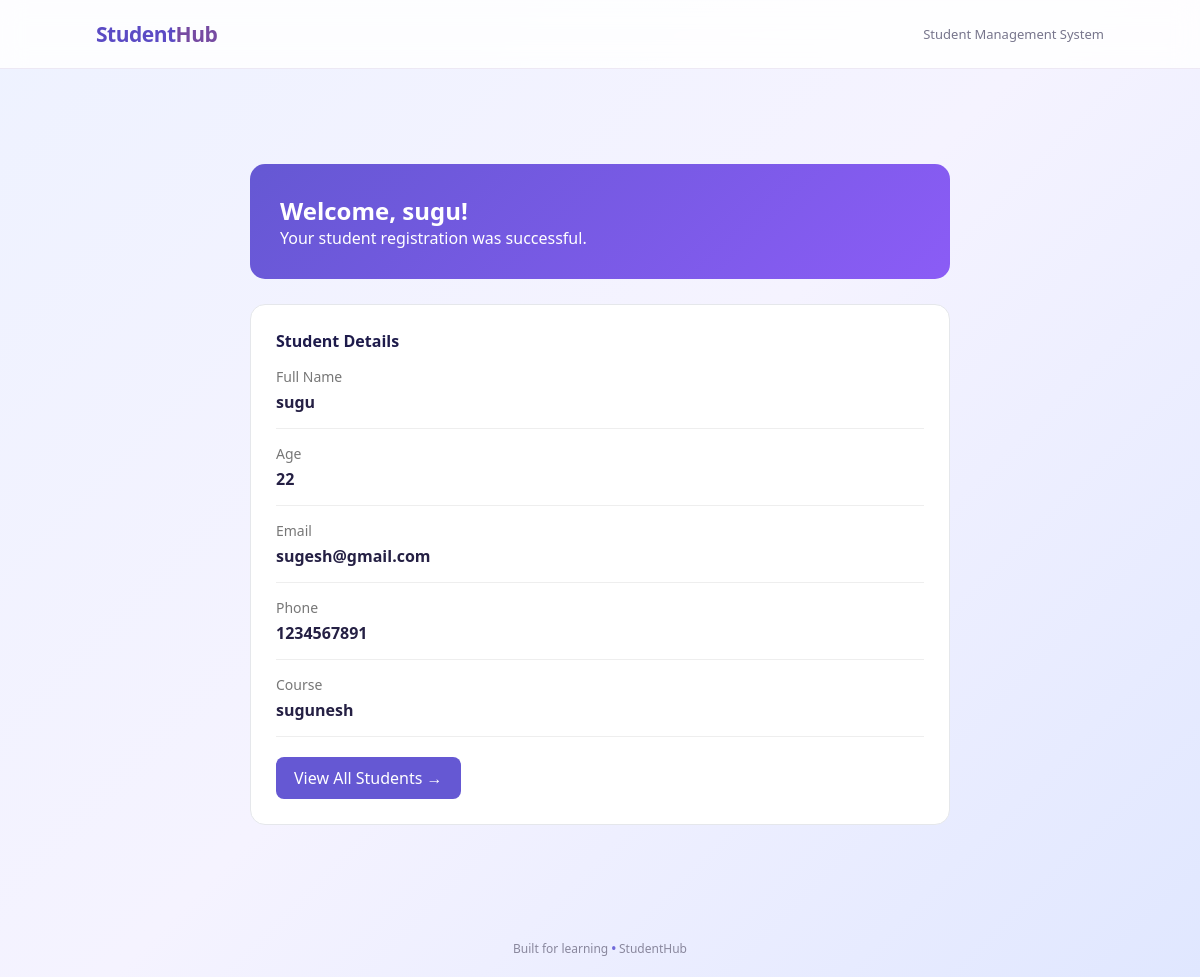
The app's page /student_dashboard/5 with its own data.
### Studen_app/models.py (models this page shows, shortened)
class Students(models.Model):
    name = models.CharField(max_length=100)
    age = models.IntegerField()
    email = models.EmailField()
    course = models.CharField(max_length=100)
    phone = models.CharField(max_length=100)

### Studen_app/views.py (the view)
# urls.py: path('student_dashboard/<int:id>',views.student_dashboard,name='student_dashboard'),
def student_dashboard(request,id):
    student =get_object_or_404(Students,id=id)
    return render(request,'students/student_dashboard.html',{'student':student})

### Studen_app/templates/students/student_dashboard.html (shortened to what this page needs)
{% extends 'base.html' %}
{% block content %}
<div class="dashboard">
    <div class="welcome">
        <h2>Welcome, {{ student.name }}!</h2>
        <p class="mb-0">Your student registration was successful.</p>
    </div>
    <div class="details">
        <h4 class="mb-3">Student Details</h4>
        <div class="detail-row">
            <div class="label">Full Name</div>
            <div class="value">{{ student.name }}</div>
        </div>
        <div class="detail-row">
            <div class="label">Age</div>
            <div class="value">{{ student.age }}</div>
        </div>
        <div class="detail-row">
            <div class="label">Email</div>
            <div class="value">{{ student.email }}</div>
        </div>
        <div class="detail-row">
            <div class="label">Phone</div>
            <div class="value">{{ student.phone }}</div>
        </div>
        <div class="detail-row">
            <div class="label">Course</div>
            <div class="value">{{ student.course }}</div>
        </div>
        <a href="{% url 'student_list' %}" class="dashboard-btn">
            View All Students &rarr;
        </a>
    </div>
</div>
{% endblock %}

### Studen_app/templates/base.html (style rules this page uses)
* { margin: 0; padding: 0; box-sizing: border-box; }
body { min-height: 100vh; font-family: 'Segoe UI', Arial, sans-serif; background: linear-gradient(135deg, #eef2ff, #f5f3ff, #e0e7ff); color: #1e1b4b; }

### Studen_app/templates/students/student_dashboard.html (style rules this page uses)
.dashboard { max-width: 750px; margin: 40px auto; padding: 25px; }
.welcome { background: linear-gradient(135deg, #6558d3, #8b5cf6); color: white; padding: 30px; border-radius: 15px; margin-bottom: 25px; }
.details { background: white; padding: 25px; border-radius: 15px; border: 1px solid #e5e7eb; }
.detail-row { padding: 15px 0; border-bottom: 1px solid #eee; }
.label { color: #777; font-size: 14px; }
.value { color: #252044; font-weight: 600; margin-top: 5px; }
.dashboard-btn { display: inline-block; background: #6558d3; color: white; padding: 10px 18px; border-radius: 8px; text-decoration: none; margin-top: 20px; }

### records on screen
Students: name "sugu", age "22", email "sugesh@gmail.com", phone "1234567891", course "sugunesh"
